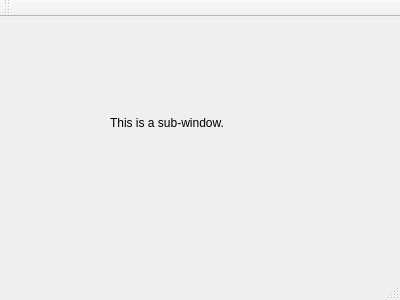
<?xml version="1.0" encoding="UTF-8"?>
<ui version="4.0">
 <class>SubWindow</class>
 <widget class="QMainWindow" name="SubWindow">
  <property name="geometry">
   <rect>
    <x>0</x>
    <y>0</y>
    <width>400</width>
    <height>300</height>
   </rect>
  </property>
  <property name="windowTitle">
   <string>SubWindow</string>
  </property>
  <widget class="QWidget" name="centralWidget">
   <widget class="QLabel" name="label">
    <property name="geometry">
     <rect>
      <x>110</x>
      <y>60</y>
      <width>231</width>
      <height>91</height>
     </rect>
    </property>
    <property name="text">
     <string>This is a sub-window.</string>
    </property>
   </widget>
  </widget>
  <widget class="QMenuBar" name="menuBar">
   <property name="geometry">
    <rect>
     <x>0</x>
     <y>0</y>
     <width>400</width>
     <height>26</height>
    </rect>
   </property>
  </widget>
  <widget class="QToolBar" name="mainToolBar">
   <attribute name="toolBarArea">
    <enum>TopToolBarArea</enum>
   </attribute>
   <attribute name="toolBarBreak">
    <bool>false</bool>
   </attribute>
  </widget>
  <widget class="QStatusBar" name="statusBar"/>
 </widget>
 <layoutdefault spacing="6" margin="11"/>
 <resources/>
 <connections/>
</ui>
